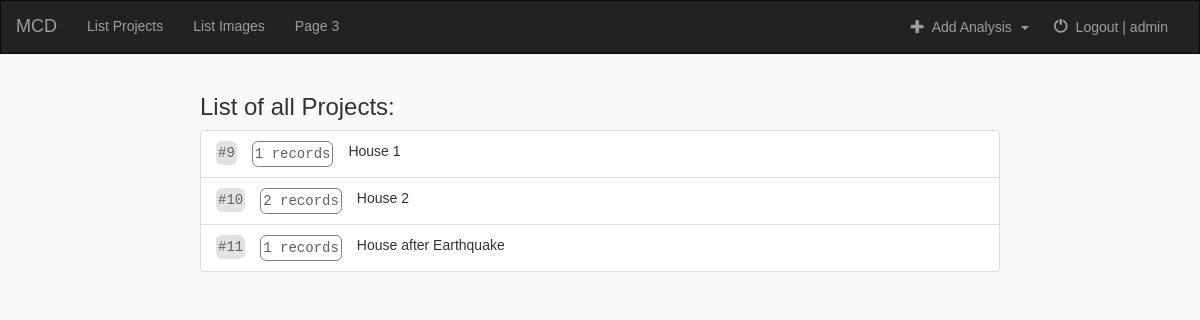
/mcd/object-list/ (signed in), run on the app's committed database.
### mcd/models.py (models this page shows, shortened)
class MCD_Project(models.Model):
    uploaded_by_user_id = models.ForeignKey(User, on_delete=models.CASCADE)
    title               = models.CharField(max_length=100, null=False, default="Untitled Object")
    latitude            = models.FloatField(null=True, blank=True)
    longitude           = models.FloatField(null=True, blank=True)
    placename           = models.CharField(max_length=100, null=True, blank=True)
    county              = CountryField(default=None, blank=True, blank_label='(select country)', multiple=True)
    address             = models.CharField(max_length=100, null=True, blank=True)
    postcode            = models.CharField(max_length=15, null=True, blank=True)
    num_records         = models.IntegerField(null=False, default=0)
    num_images          = models.IntegerField(null=False, default=0)

### mcd/views.py (the view)
class ListAllObjectsView(generic.ListView):
    template_name = 'mcd/list_projects.html'
    context_object_name = 'user_objects'
    def get_queryset(self):
        if not self.request.user.is_authenticated:
            return MCD_Project.objects.none()
        else:
            user = self.request.user
            objects_per_user = MCD_Project.objects.filter(uploaded_by_user_id=user)\
                                            .values_list('uploaded_by_user_id', flat=True).first()
            return MCD_Project.objects.filter(uploaded_by_user_id=objects_per_user)

### mcd/templates/mcd/list_projects.html
{% extends 'mcd/base.html' %}
{% block body %}
    {% if user_objects %}
        <h3>List of all Projects:</h3>
        <ul class="list-group">
        {% for object in user_objects %}
                <li class="list-group-item">
                <div class="list-item-container">
                    <div class="list-item-first label-grey">
                        #{{ object.id }}
                    </div>
                    <div class="list-item label-grey-outline">
                        {{ object.num_records }} records
                    </div>
                    <div class="list-item">
                        <a href="{% url 'mcd:detailed_object' object.id %}">
                            {{ object.title }}
                        </a>
                    </div>
                </div>
                </li>
        {% endfor %}
        </ul>
    {% else %}
        <h3>No Objects Created</h3>
    {% endif %}
{% endblock %}

### mcd/templates/mcd/base.html (shortened to what this page needs)
<!DOCTYPE html>
<html lang="en">
<head>
    {% load static %}
    <link rel="stylesheet"
          href="http://maxcdn.bootstrapcdn.com/bootstrap/3.3.1/css/bootstrap.min.css">
    <link rel="stylesheet" type="text/css" href="{% static 'mcd/style.css' %}">
</head>
<body>
    <nav class="navbar navbar-inverse">
        <div class="container-fluid">
            <div class="navbar-header">
                <a class="navbar-brand" href="{% url 'mcd:index' %}">MCD</a>
            </div>
            <div class="collapse navbar-collapse" id="topNavBar">
                {% if user.is_authenticated %}
                    <ul class="nav navbar-nav">
                        <li class="">
                            <a href="{% url 'mcd:object-list' %}">List Projects</a>
                        </li>
                        <li class="">
                            <a href="{% url 'mcd:image-list' %}">List Images</a>
                        </li>
                        <li class="">
                            <a href="">Page 3</a>
                        </li>
                    </ul>
                {% endif %}
                <ul class="nav navbar-nav navbar-right">
                    {% if user.is_authenticated %}
                        <li>
                            <div class="btn-group">
                              <button type="button" class="btn mcd-button no-padding-right">
                                  <span class="glyphicon glyphicon-plus" aria-hidden="true"></span>&nbsp
                                  Add Analysis
                              </button>
                              <button type="button" class="btn mcd-button dropdown-toggle dropdown-toggle-split" data-toggle="dropdown" aria-haspopup="true" aria-expanded="false">
                                <span class="caret"></span>
                              </button>
                            </div>
                        </li>
                    {% endif %}
                    <li class="">
                        {% if user.is_authenticated %}
                            <form class="logout-link" action="{% url 'mcd:logout' %}" method="post">
                                    <button class="btn mcd-button " type="submit">
                                        <span class="glyphicon glyphicon-off" aria-hidden="true"></span>&nbsp
                                        Logout | {{ user.username }}
                                    </button>
                            </form>
                        {% endif %}
                    </li>
                </ul>
            </div>
        </div>
    </nav>
    <div class="content">
        {% block body %}
        {% endblock %}
    </div>
</body>
</html>

### mcd/static/mcd/style.css (style rules this page uses)
body { background: white url("images/background.jpg"); }
.navbar { -webkit-border-radius: 0; -moz-border-radius: 0; border-radius: 0; }
.mcd-button { padding: 15px; color: #9d9d9d; background-color: #222; border-color: #222; }
.list-item-first { float: left; margin-right: 15px; }
.list-item { float: left; margin-left: 15px; margin-right: 15px; }
.list-group li { display: flow-root; justify-content: space-between; align-items: center; }
.label-grey { border: grey 0px; border-style: solid; border-radius: 6px; background: #e2e2e2; color: #616161; font-family: monospace; padding: 2px; }
.label-grey-outline { margin-left: 0; margin-right: 0; border: grey 1px; border-style: solid; border-radius: 6px; background: white; color: #616161; font-family: monospace; padding: 2px; }
.content { max-width: 800px; align-content: center; text-align: justify; margin: auto; }
.no-padding-right { padding-right: 0; }
body { font-family: 'Poppins', sans-serif; background: #fafafa; }
a, a:hover, a:focus { color: inherit; text-decoration: none; transition: all 0.3s; }
i, span { display: inline-block; }
.dropdown-toggle::after { display: block; position: absolute; top: 50%; right: 20px; transform: translateY(-50%); }

### data on the page
MCD_Project: id "9", num_records "1", title "House 1"
MCD_Project: id "10", num_records "2", title "House 2"
MCD_Project: id "11", num_records "1", title "House after Earthquake"

### other printed values
{{ user.username }} "admin"
